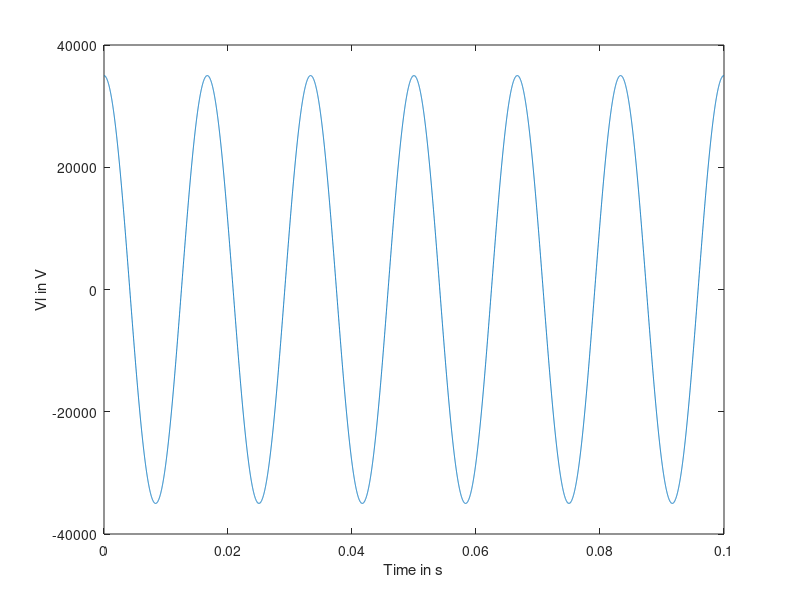
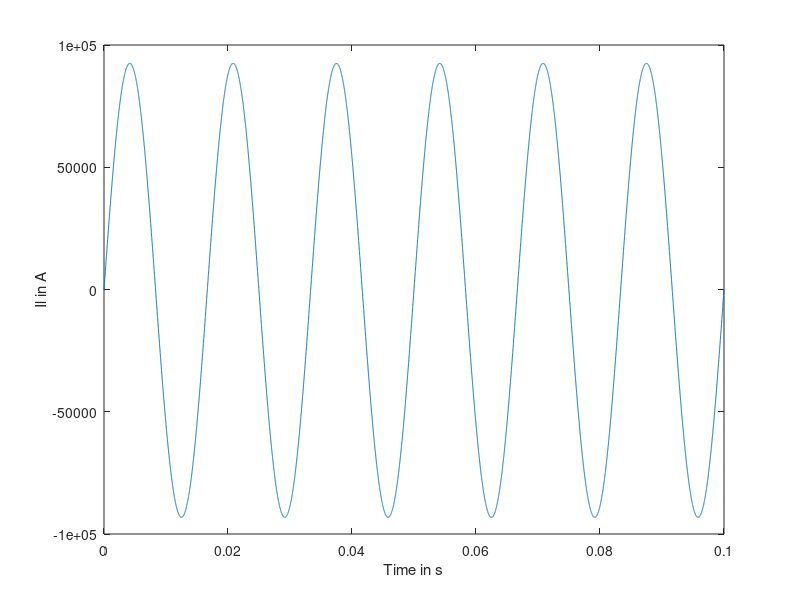
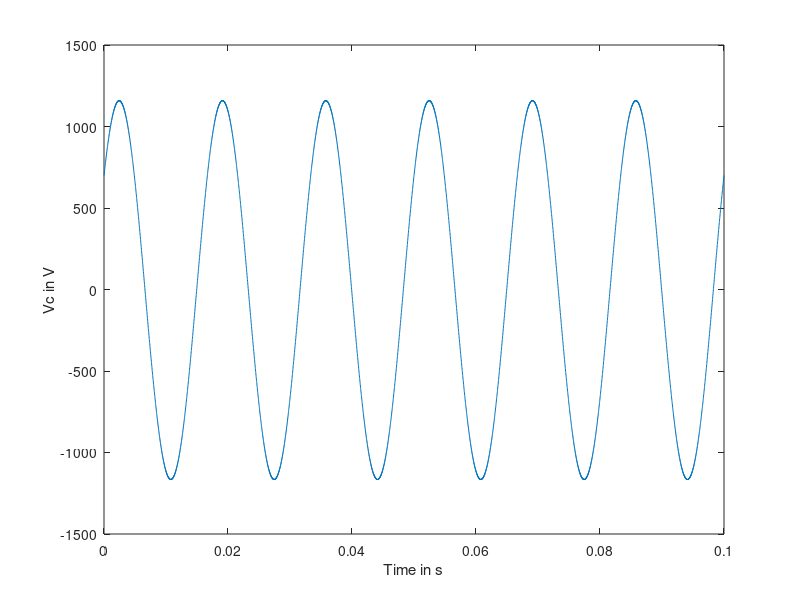
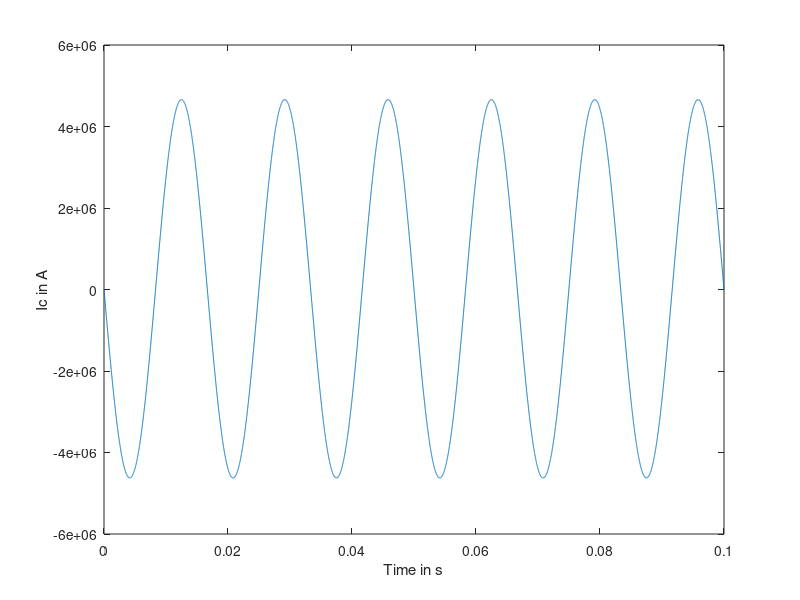

Recreate these plots in MATLAB, in order.
%% 

clc
clear

% Part A 

% transformer parameters
a = 50; % turns ratio

num_nodes = 3; % number of nodes
num_R = 2;
num_L = 0;
num_C = 0;
num_T = 1;
num_Vs = 1;
num_Is = 0; 
freq = 60;
pi = 3.141592653;

% resistor parameters
G = [1 1e-6];
G_node1 = [1 2];
G_node2 = [3 4];

% transformer parameters
Tr = 0.001;
T_node1 = 1;
T_node2 = 2;

% voltage source parameters 
V_mag = 35e3;
V_phase = 0;
V_node1 = 3;
V_node2 = 4;

% current source paramters
I_mag = [];
I_phase = [];
I_node1 =[];
I_node2 =[];

% create the admittance matrix 
Yorg = zeros(num_nodes + 1, num_nodes +1);
Ytemp = 0;

% add resitances to the matrix

for i = 1:num_R
    Ytemp = G(i);
    Yorg(G_node1(i), G_node1(i)) = Yorg(G_node1(i), G_node1(i)) + Ytemp;
    Yorg(G_node1(i), G_node2(i)) = Yorg(G_node1(i), G_node2(i)) - Ytemp;
    Yorg(G_node2(i), G_node1(i)) = Yorg(G_node2(i), G_node1(i)) - Ytemp;
    Yorg(G_node2(i), G_node2(i)) = Yorg(G_node2(i), G_node2(i)) + Ytemp;
end

% add transformers to the matrix

for i = 1:num_T
    Ytemp = 1 / (1j * 2 * pi * freq * Tr(i));
    Yorg(T_node1(i), T_node1(i)) = Yorg(T_node1(i), T_node1(i)) + Ytemp;
    Yorg(T_node1(i), T_node2(i)) = Yorg(T_node1(i), T_node2(i)) - a*Ytemp;
    Yorg(T_node2(i), T_node1(i)) = Yorg(T_node2(i), T_node1(i)) - a*Ytemp;
    Yorg(T_node2(i), T_node2(i)) = Yorg(T_node2(i), T_node2(i)) + (a^2)*Ytemp;
end

% add the voltage sources
Ve = zeros(num_Vs + 1, 1);

for i = 1:num_Vs
    if (V_node1(i) == num_nodes + 1) % if its ground node 
        V_node1(i) = V_node2(i); % use the other node
        V_node2(i) = num_nodes + 1; % set the other node as ground
    end 

    Ve(i) = V_mag(i) * exp(1j * V_phase(i));
%    Ve_nodes(i) = V_node1(i);

end

% add the current sources

I = zeros(num_nodes + 1, 1);
for i = 1:num_Is
    I(I_node1(i)) = I_mag(i) * exp(1j * I_phase);
    I(I_node2(i)) = -I(I_node1(i));
end   

Vd_nodes = [1, 2];
Ve_nodes = [3, 4];

Ydd = Yorg(Vd_nodes, Vd_nodes);
Id = I(Vd_nodes);
Yde = Yorg(Vd_nodes, Ve_nodes);

I = Id - Yde * Ve;
Vd = Ydd \ I;

% calculate branch currents

V1 = Vd(1);
V2 = Vd(2);
Itr = 0;

% results

V1 = real(V1);
V2 = real(V2);

%% Part B 

% initialisation
Ts = 1e-5; % timestep
T = 0:Ts:0.1; % duration
tickmax = length(T); 

% store state variables in the circuit VHV, IHV, VLV, ILV
num_state_vars = 4; 

% store voltages on each dependent node
state_vars = zeros(tickmax, num_state_vars);
voltages = zeros(tickmax, num_nodes + 1);

% fill in the state varibales and voltages
state_vars(1,:) = [V1 0 V2 0]; % [VLV IHV VLV ILV]
voltages(1,:) = [V1 V2 35e3 0]; % [V1 V2 230e3 0]

% create the admittance matrix 
Yorg = zeros(num_nodes + 1, num_nodes +1);
Ytemp = 0;

% add resitances to the matrix

for i = 1:num_R
    Ytemp = G(i);
    Yorg(G_node1(i), G_node1(i)) = Yorg(G_node1(i), G_node1(i)) + Ytemp;
    Yorg(G_node1(i), G_node2(i)) = Yorg(G_node1(i), G_node2(i)) - Ytemp;
    Yorg(G_node2(i), G_node1(i)) = Yorg(G_node2(i), G_node1(i)) - Ytemp;
    Yorg(G_node2(i), G_node2(i)) = Yorg(G_node2(i), G_node2(i)) + Ytemp;
end

% add transformers to the matrix

for i = 1:num_T
    Ytemp = Ts*0.5/Tr(i);
    Yorg(T_node1(i), T_node1(i)) = Yorg(T_node1(i), T_node1(i)) + Ytemp;
    Yorg(T_node1(i), T_node2(i)) = Yorg(T_node1(i), T_node2(i)) - a*Ytemp;
    Yorg(T_node2(i), T_node1(i)) = Yorg(T_node2(i), T_node1(i)) - a*Ytemp;
    Yorg(T_node2(i), T_node2(i)) = Yorg(T_node2(i), T_node2(i)) + (a^2)*Ytemp;
end

% start the loop

for k = 2:tickmax
    % update voltage source
    Ve = zeros(num_Vs + 1, 1);
    Ve(1) = V_mag * cos(2 * pi * freq * k * Ts + V_phase);

    % update current source 
    I = zeros(num_nodes + 1, 1);
    
    % update equivalent current source related to the transformer
    Ytemp = Ts * (0.5 / Tr(i));
    Itemp = Ytemp *(state_vars(k-1, 1) - a*(state_vars(k-1, 3)) + state_vars(k-1, 2));
    I(1) = I(1) - Itemp;
    I(2) = I(2) + a*Itemp;
    %I(4) = I(4) + Itemp - a*Itemp;

    % eliminate the excitation nodes
    
    Ydd = Yorg(Vd_nodes, Vd_nodes);
    Id = I(Vd_nodes);
    Yde = Yorg(Vd_nodes, Ve_nodes);

    I = Id - Yde * Ve;

    % dependent node voltage
    Vd = Ydd \ I;

    % second node voltages
    for i = 1:length(Vd_nodes)
        voltages(k, Vd_nodes(i)) = Vd(i);
    end
    
    % add in the excitation and ground voltages again
    voltages(k, 3) = Ve(1); % excitation voltage from source 
    voltages(k, 4) = 0; % ground voltage 

    % calculate state varibales
    
    % transformers
    for i = 1:num_T
        ItempHV = (0.5 * Ts/Tr(i)) * state_vars(k-1, 1) + state_vars(k-1, 2);

        % VHV
        state_vars(k, 1) = voltages(k, 1);
        % VLV
        state_vars(k, 3) = voltages(k, 2);

        % IHV
        state_vars(k, 2) = (0.5 * Ts/Tr(i)) * state_vars(k, 1) + ItempHV;
        % ILV
        state_vars(k, 4) = -a*state_vars(k, 2);

    end

end

figure;
plot(T,state_vars(:,1))
xlabel('Time in s') 
ylabel('Vl in V') 
figure;
plot(T,state_vars(:,2))
xlabel('Time in s') 
ylabel('Il in A') 
figure;
plot(T,state_vars(:,3))
xlabel('Time in s') 
ylabel('Vc in V') 
figure;
plot(T,state_vars(:,4))
xlabel('Time in s') 
ylabel('Ic in A') 
